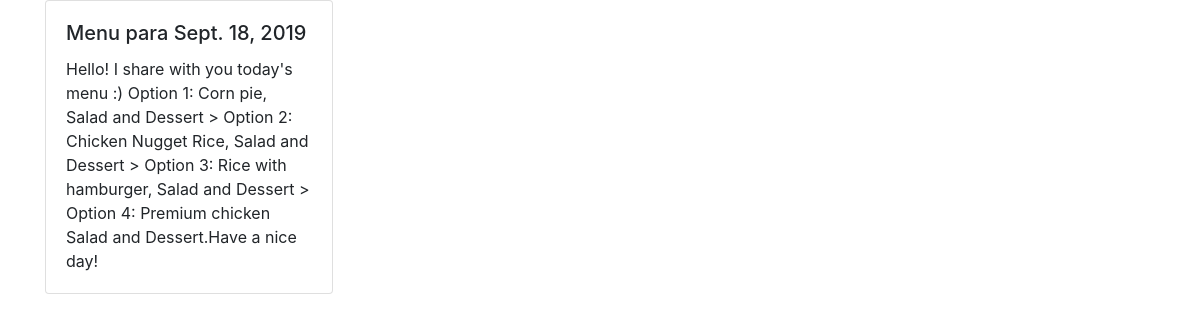
Page /menu/1 on the committed database.
### app_delivery/models.py (models this page shows)
class Recipe(models.Model):
    id_recipe = models.AutoField(primary_key=True)
    description = models.CharField(max_length=1000)
    date = models.DateField(auto_now=False, auto_now_add=False)
    public = models.BooleanField(default=False)

### app_delivery/views.py (the view)
# urls.py: path('menu/<int:param_id_menu>', views.menu,name="menu"),
def menu(request,param_id_menu):
    isEnable = True
    if Transformdata().validate_hour:
        isEnable=False
    if request.method == "POST":
        name = request.POST.get("name")
        comment =request.POST.get("comment")
        try:
            menu= Recipe.objects.get(id_recipe=param_id_menu)
            employee = Employees(name=name, id_recipe=menu)
            employee.save()
            menuCustom = CustomRecipes(id_recipe=menu,id_employe=employee,commentary=comment)
            menuCustom.save()
            messages.success(request, "Menu personalizado enviado a Nora")
        except:
            messages.success(request, "No se envio menu personalizado enviada a Nora")
    else:
        try:
            menu = Recipe.objects.get(id_recipe=param_id_menu)
        except:
            return HttpResponse("No se pudo recuperar el menú")
    return render(request,'recipes/menu.html',{'menu':menu, 'Enable':isEnable})

### app_delivery/templates/recipes/menu.html (shortened to what this page needs)
{% extends 'basetemplate.html' %}
{% block data_body %}
    <div class="container">
        <div class="row">
            <div class="col-md-4">
                <div class="card" style="width: 18rem;">
                    <div class="card-body">
                        <h5 class="card-title">Menu para {{menu.date}}</h5>
                        <p class="card-text">{{menu.description}}</p>
                    </div>
                </div>
            </div>
        </div>
    </div>
{% endblock data_body %}

### rows in the picture
Recipe: date "Sept. 18, 2019", description "Hello! I share with you today's menu :) Option 1: Corn pie, Salad and Dessert > Option 2: Chicken Nugget Rice, Salad and Dessert > Option 3: Rice with hamburger, Salad and Dessert > Option 4: Premium chicken Salad and Dessert.Have a nice day!"
